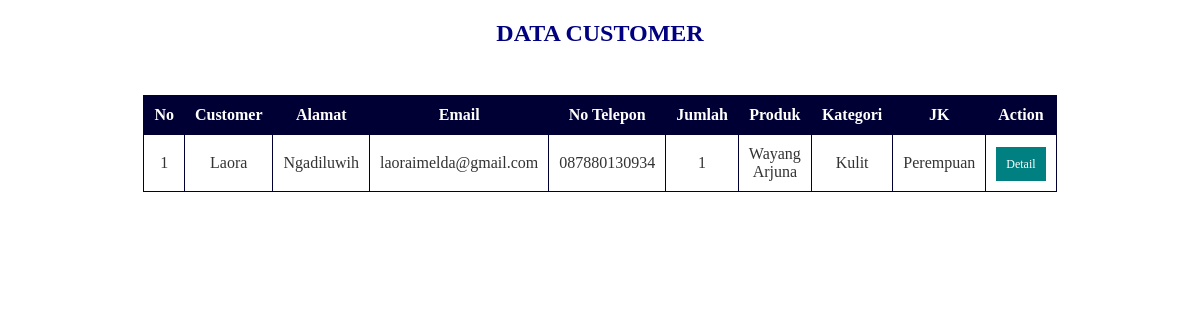
The app's page /kelompok/admin/pesanan_customer.php with its own data.
### tables this page shows
CREATE TABLE `customer` (
  `id` int(11) NOT NULL AUTO_INCREMENT,
  `nama` varchar(50) NOT NULL,
  `alamat` varchar(100) NOT NULL,
  `email` varchar(100) NOT NULL,
  `notlp` varchar(15) NOT NULL,
  `jmlpesan` int(5) NOT NULL,
  `kategori` varchar(50) NOT NULL,
  `nmproduk` varchar(20) NOT NULL,
  `jnskelamin` varchar(20) NOT NULL,
  PRIMARY KEY (`id`)
);

### kelompok/admin/pesanan_customer.php (the view, shortened to what this page needs)
<?php
  include('../koneksi.php');
?>
<!DOCTYPE html>
<html>
  <head>
  </head>
  <body>
    <center><h2>Data Customer</h2><center>
    <br/>
    <table>
      <thead>
        <tr>
            <th>No</th>
            <th>Customer</th>
            <th>Alamat</td>
            <th>Email</th>
            <th>No Telepon</th>
            <th>Jumlah</th>
            <th>Produk</th>
            <th>Kategori</th>
            <th>JK</th>
            <th>Action</th>
        </tr>
    </thead>
    <tbody>
      <?php
      $query = "SELECT * FROM customer ORDER BY id ASC";
      $result = mysqli_query($koneksi, $query);
      $no = 1;
      while($row = mysqli_fetch_assoc($result))
      {
      ?>
        <tr>
        <td><?php echo $no; ?></td>
          <td><?php echo $row['nama']; ?></td>
          <td><?php echo $row['alamat']; ?></td>
          <td><?php echo $row['email']; ?></td>
          <td><?php echo $row['notlp']; ?></td>
          <td><?php echo $row['jmlpesan']; ?></td>
          <td><?php echo $row['nmproduk']; ?></td>
          <td><?php echo $row['kategori']; ?></td>
          <td><?php echo $row['jnskelamin']; ?></td>
          <td>
              <a href="../admin/detail_customer.php?id=<?php echo $row['id']; ?>">Detail</a>
          </td>
        </tr>
      <?php
        $no++;
      }
      ?>
    </tbody>
    </table>
  </body>
</html>

### kelompok/admin/pesanan_customer.php (style rules this page uses)
* { font-family: "Trebuchet MS"; }
h2 { text-transform: uppercase; color: navy; }
table { border: solid 1px #000035; border-collapse: collapse; border-spacing: 0; width: 70%; margin: 10px auto 10px auto; }
table thead th { background-color: #000035; border: solid 1px #000035; color: #FFFFFF; padding: 10px; text-align: center; text-decoration: none; }
table tbody td { border: solid 1px #000035; color: #333; text-align: center; padding: 10px; }
a { background-color: teal; color: #fff; padding: 10px; text-decoration: none; font-size: 12px; }

### records on screen
customer: nama "Laora", alamat "Ngadiluwih", email "laoraimelda@gmail.com", notlp "087880130934", jmlpesan "1", nmproduk "Wayang Arjuna", kategori "Kulit", jnskelamin "Perempuan"
